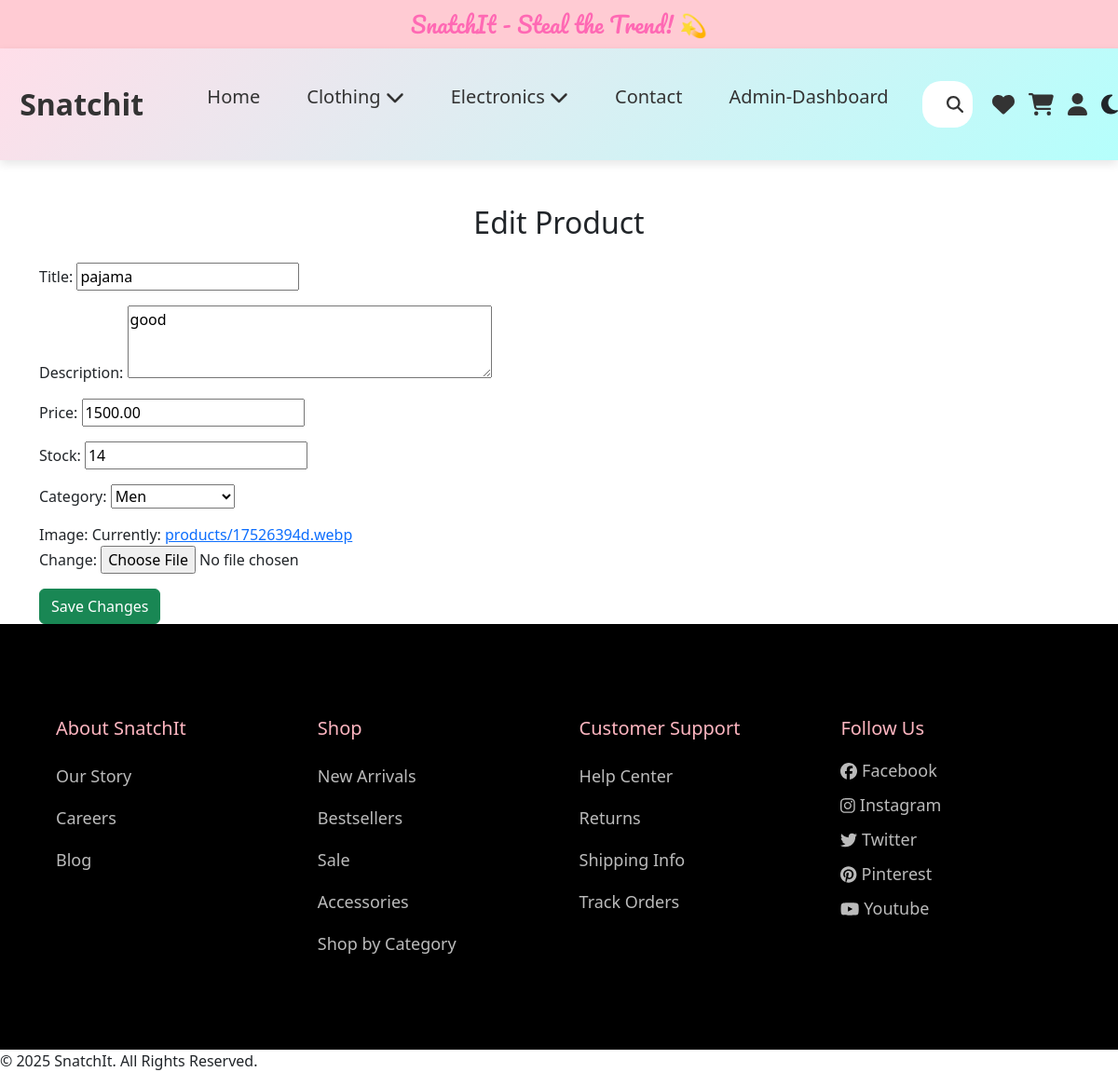
/products/edit/7/ (signed in), run on the app's committed database.
### products/models.py (models this page shows, shortened)
class Product(models.Model):
    title = models.CharField(max_length=255)
    description = models.TextField()
    price = models.DecimalField(max_digits=10, decimal_places=2)
    category = models.CharField(choices=CATEGORY_CHOICES, max_length=20)
    image = models.ImageField(upload_to='products/', default='path/to/default_image.jpg')
    stock = models.PositiveIntegerField(default=0)
    created_by = models.ForeignKey(User, on_delete=models.CASCADE)
    created_at = models.DateTimeField(auto_now_add=True)

### products/views.py (the view)
# urls.py: path('edit/<int:pk>/', views.edit_product, name='edit_product'),
@login_required
@user_passes_test(is_admin_or_brand)
def edit_product(request, pk):
    product = get_object_or_404(Product, pk=pk)
    if request.user != product.created_by:
        return redirect('admin_dashboard')
    form = ProductForm(request.POST or None, request.FILES or None, instance=product)
    if form.is_valid():
        form.save()
        return redirect('admin_dashboard')
    return render(request, 'products/edit_product.html', {'form': form})

### products/forms.py
class ProductForm(forms.ModelForm):
    class Meta:
        model = Product
        fields = ['title', 'description', 'price','stock', 'category','image']
        widgets = {
            'description': forms.Textarea(attrs={'rows': 3}),
        }

### products/templatetags/group_filters.py (called while the page is built)
@register.filter(name='has_group')
def has_group(user, group_name):
    return user.groups.filter(name=group_name).exists()

### products/views.py (called while the page is built)
def is_admin_or_brand(user):
    return user.groups.filter(name__in=['Admin', 'Approved Brand']).exists()

### products/templates/products/edit_product.html (shortened to what this page needs)
{% extends 'base.html' %}
{% block content %}
<div class="container mt-5">
  <h2 class="mb-4 text-center">Edit Product</h2>
  <form method="post" enctype="multipart/form-data">
    {{ form.as_p }}
    <button type="submit" class="btn btn-success">Save Changes</button>
  </form>
</div>
{% endblock %}

### static/css/style.css (style rules this page uses)
body { margin: 0; padding: 0; font-family: 'Poppins', sans-serif; background-color: #F8F9FA; transition: background 0.3s ease-in-out; }

### data on the page
Product: title "pajama", description "good", price "1500.00", stock "14", category "Men"
